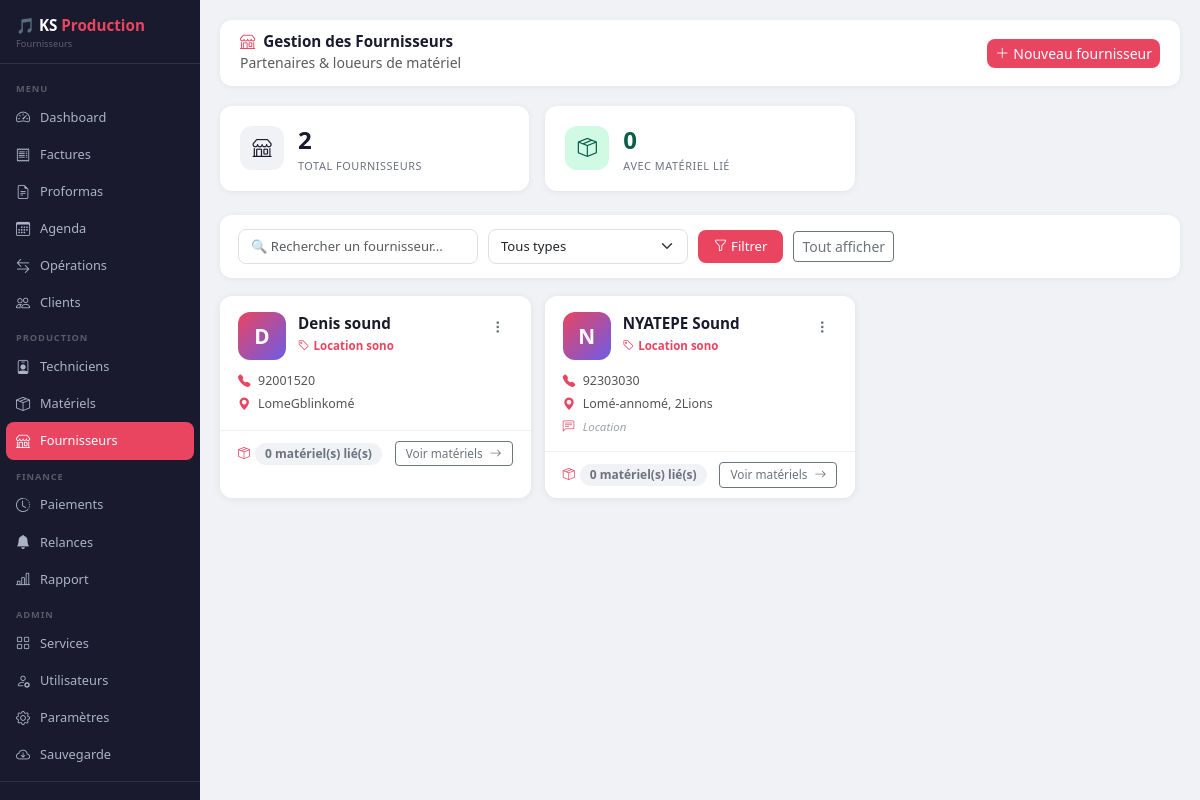
The app's page /fournisseurs (signed in), older data.
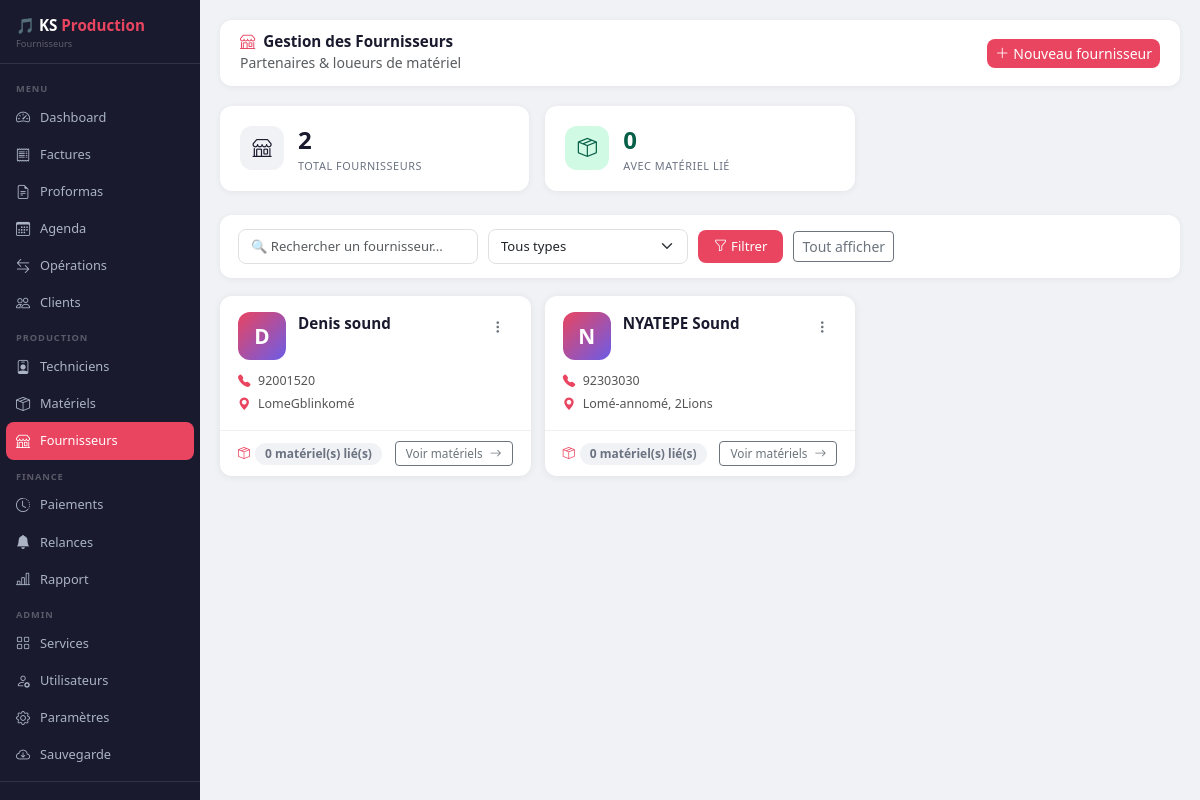
The same page, newer data.
### database.py (models this page shows)
class Fournisseur(db.Model):
    __tablename__ = 'fournisseur'
    id           = db.Column(db.Integer, primary_key=True)
    nom          = db.Column(db.String(200), nullable=False)
    telephone    = db.Column(db.String(50),  nullable=True)
    email        = db.Column(db.String(150), nullable=True)
    adresse      = db.Column(db.String(200), nullable=True)
    type_service = db.Column(db.String(100), nullable=True)
    notes        = db.Column(db.Text,        nullable=True)
    date_ajout   = db.Column(db.DateTime,    default=datetime.utcnow)

### app.py (the view)
@app.route('/fournisseurs')
def fournisseurs():
    if 'username' not in session: return redirect(url_for('login'))
    q     = request.args.get('q', '')
    type_ = request.args.get('type', '')
    query = Fournisseur.query
    if q:     query = query.filter(Fournisseur.nom.ilike(f'%{q}%'))
    if type_: query = query.filter_by(type_service=type_)
    items = query.order_by(Fournisseur.nom).all()
    stats = {
        'total': Fournisseur.query.count(),
        'avec_mat': db.session.query(Fournisseur).filter(
            Fournisseur.materiels.any()).count(),
    }
    for f in items:
        f._nb_mat = Materiel.query.filter_by(fournisseur_id=f.id).count()
    return render_template('fournisseurs.html',
        fournisseurs=items, stats=stats,
        types_service=TYPES_SERVICE, type_actif=type_, q=q,
        username=session['username'], role=session['role'])

### templates/fournisseurs.html (shortened to what this page needs)
<!DOCTYPE html>
<html lang="fr">
<head>
    <link href="https://cdn.jsdelivr.net/npm/bootstrap@5.3.0/dist/css/bootstrap.min.css" rel="stylesheet">
    <link href="https://cdn.jsdelivr.net/npm/bootstrap-icons@1.10.5/font/bootstrap-icons.css" rel="stylesheet">
</head>
<body>
<div class="sidebar" id="sidebar">
    <div class="brand">🎵 KS <span>Production</span><small>Fournisseurs</small></div>
    <nav>
        <div class="nav-section">Menu</div>
        <a href="/dashboard"   class="nav-link"><i class="bi bi-speedometer2"></i> Dashboard</a>
        <a href="/factures"    class="nav-link"><i class="bi bi-receipt"></i> Factures</a>
        <a href="/proformas"   class="nav-link"><i class="bi bi-file-earmark-text"></i> Proformas</a>
        <a href="/agenda"      class="nav-link"><i class="bi bi-calendar3"></i> Agenda</a>
        <a href="/operations"  class="nav-link"><i class="bi bi-arrow-left-right"></i> Opérations</a>
        <a href="/clients"     class="nav-link"><i class="bi bi-people"></i> Clients</a>
        <div class="nav-section">Production</div>
        <a href="/techniciens"  class="nav-link"><i class="bi bi-person-badge"></i> Techniciens</a>
        <a href="/materiels"    class="nav-link"><i class="bi bi-box-seam"></i> Matériels</a>
        <a href="/fournisseurs" class="nav-link active"><i class="bi bi-shop"></i> Fournisseurs</a>
        <div class="nav-section">Finance</div>
        <a href="/paiements"   class="nav-link"><i class="bi bi-clock-history"></i> Paiements</a>
        <a href="/relances"    class="nav-link"><i class="bi bi-bell-fill"></i> Relances</a>
        <a href="/rapport"     class="nav-link"><i class="bi bi-bar-chart-line"></i> Rapport</a>
        {% if role == 'Administrateur' %}
        <div class="nav-section">Admin</div>
        <a href="/services"    class="nav-link"><i class="bi bi-grid"></i> Services</a>
        <a href="/utilisateurs" class="nav-link"><i class="bi bi-person-gear"></i> Utilisateurs</a>
        <a href="/parametres"  class="nav-link"><i class="bi bi-gear"></i> Paramètres</a>
        <a href="/sauvegarde"  class="nav-link"><i class="bi bi-cloud-arrow-down"></i> Sauvegarde</a>
        {% endif %}
    </nav>
    <div class="sidebar-footer">
        <a href="/profil"  class="nav-link"> Mon Profil</a>
    </div>
</div>
<div class="main-content">
    <div class="topbar">
        <div>
            <h5><i class="bi bi-shop me-2" style="color:var(--ks-accent);"></i>Gestion des Fournisseurs</h5>
            <small class="text-muted">Partenaires & loueurs de matériel</small>
        </div>
        {% if role != 'Lecture seule' %}
        <button class="btn btn-sm btn-ks" data-bs-toggle="modal" data-bs-target="#modalFourn" onclick="ouvrirNouveau()">
            <i class="bi bi-plus-lg me-1"></i>Nouveau fournisseur
        </button>
        {% endif %}
    </div>
    <div class="row g-3 mb-4">
        <div class="col-6 col-md-4">
            <div class="stat-card">
                <div class="stat-ico" style="background:#f0f2f5;color:var(--ks-primary);"><i class="bi bi-shop"></i></div>
                <div><div class="stat-val">{{ stats.total }}</div><div class="stat-lbl">Total fournisseurs</div></div>
            </div>
        </div>
        <div class="col-6 col-md-4">
            <div class="stat-card">
                <div class="stat-ico" style="background:#d1fae5;color:#065f46;"><i class="bi bi-box-seam"></i></div>
                <div><div class="stat-val" style="color:#065f46;">{{ stats.avec_mat }}</div><div class="stat-lbl">Avec matériel lié</div></div>
            </div>
        </div>
    </div>
    <form method="GET" action="/fournisseurs">
    <div class="filter-bar">
        <input type="text" name="q" class="form-control" style="max-width:240px;" placeholder="🔍 Rechercher un fournisseur..." value="{{ q }}">
        <select name="type" class="form-select" style="max-width:200px;">
            <option value="">Tous types</option>
        </select>
        <button type="submit" class="btn-filtre"><i class="bi bi-funnel me-1"></i>Filtrer</button>
        <a href="/fournisseurs" class="btn btn-sm btn-outline-secondary">Tout afficher</a>
    </div>
    </form>
    {% if fournisseurs %}
    <div class="fourn-grid">
        {% for f in fournisseurs %}
        <div class="fourn-card">
            <div class="fc-header">
                <div style="display:flex; gap:12px; align-items:flex-start;">
                    <div class="fc-avatar">{{ f.nom[0]|upper }}</div>
                    <div>
                        <div class="fc-nom">{{ f.nom }}</div>
                        {% if f.type_service %}<div class="fc-type"><i class="bi bi-tag me-1"></i>{{ f.type_service }}</div>{% endif %}
                    </div>
                </div>
                {% if role != 'Lecture seule' %}
                <div class="dropdown">
                    <button class="btn btn-sm btn-outline-secondary border-0" data-bs-toggle="dropdown"><i class="bi bi-three-dots-vertical"></i></button>
                </div>
                {% endif %}
            </div>
            <div class="fc-body">
                {% if f.telephone %}<div class="fc-info"><i class="bi bi-telephone-fill"></i> {{ f.telephone }}</div>{% endif %}
                {% if f.adresse %}<div class="fc-info"><i class="bi bi-geo-alt-fill"></i> {{ f.adresse }}</div>{% endif %}
                {% if f.notes %}<div class="fc-info" style="font-style:italic;color:#9ca3af;font-size:.72rem;"><i class="bi bi-chat-left-text"></i> {{ f.notes[:80] }}{% if f.notes|length > 80 %}…{% endif %}</div>{% endif %}
            </div>
            <div class="fc-footer">
                <div class="mat-count">
                    <i class="bi bi-box-seam" style="color:var(--ks-accent);"></i>
                    <span>{{ f._nb_mat }} matériel(s) lié(s)</span>
                </div>
                <a href="/materiels?fourn={{ f.id }}" class="btn btn-sm btn-outline-secondary" style="font-size:.74rem; padding:3px 10px;">
                    Voir matériels <i class="bi bi-arrow-right ms-1"></i>
                </a>
            </div>
        </div>
        {% endfor %}
    </div>
    {% endif %}
</div>
</body>
</html>

### templates/fournisseurs.html (style rules this page uses)
:root { --ks-primary:#1a1a2e; --ks-accent:#e94560; --ks-green:#00b894; --ks-orange:#f59e0b; --ks-blue:#0984e3; }
body { background:#f0f2f5; font-family:'Segoe UI',sans-serif; }
.sidebar { width:200px; min-height:100vh; background:var(--ks-primary); position:fixed; left:0; top:0; z-index:100; display:flex; flex-direction:column; }
.brand { color:#fff; font-size:.95rem; font-weight:700; padding:14px 16px 12px; border-bottom:1px solid rgba(255,255,255,.1); }
.brand span { color:var(--ks-accent); }
.brand small { display:block; font-size:.58rem; color:rgba(255,255,255,.3); font-weight:400; }
.sidebar nav { flex:1; padding:8px 0; }
.nav-section { font-size:.58rem; text-transform:uppercase; letter-spacing:.1em; color:rgba(255,255,255,.28); padding:10px 16px 3px; font-weight:600; }
.nav-link { color:#aab4c4; padding:8px 16px; display:flex; align-items:center; gap:8px; font-size:.8rem; transition:all .2s; }
.nav-link:hover,.nav-link.active { color:#fff; background:var(--ks-accent); border-radius:8px; margin:0 6px; padding:8px 10px; }
.nav-link i { font-size:.88rem; width:16px; }
.sidebar-footer { padding:8px 6px 14px; border-top:1px solid rgba(255,255,255,.1); }
.main-content { margin-left:200px; padding:20px; }
.topbar { background:#fff; border-radius:12px; padding:12px 20px; display:flex; justify-content:space-between; align-items:center; margin-bottom:20px; box-shadow:0 1px 6px rgba(0,0,0,.06); }
.topbar h5 { margin:0; font-weight:700; color:var(--ks-primary); font-size:.95rem; }
.stat-card { background:#fff; border-radius:12px; padding:16px 20px; box-shadow:0 1px 6px rgba(0,0,0,.06); display:flex; align-items:center; gap:14px; }
.stat-ico { width:44px; height:44px; border-radius:12px; display:flex; align-items:center; justify-content:center; font-size:1.2rem; flex-shrink:0; }
.stat-val { font-size:1.5rem; font-weight:800; color:var(--ks-primary); }
.stat-lbl { font-size:.68rem; color:#6b7280; text-transform:uppercase; letter-spacing:.05em; }
.filter-bar { background:#fff; border-radius:12px; padding:14px 18px; margin-bottom:18px; box-shadow:0 1px 6px rgba(0,0,0,.06); display:flex; gap:10px; flex-wrap:wrap; align-items:center; }
.filter-bar .form-select, .filter-bar .form-control { font-size:.82rem; border-radius:8px; border:1.5px solid #e0e0e0; padding:7px 12px; }
.btn-filtre { background:var(--ks-accent); color:#fff; border:none; border-radius:8px; padding:7px 16px; font-size:.82rem; cursor:pointer; }
.fourn-grid { display:grid; grid-template-columns:repeat(auto-fill, minmax(300px,1fr)); gap:14px; }
.fourn-card { background:#fff; border-radius:12px; box-shadow:0 1px 8px rgba(0,0,0,.07); overflow:hidden; transition:transform .15s, box-shadow .15s; }
.fc-header { padding:16px 18px 12px; display:flex; justify-content:space-between; align-items:flex-start; }
.fc-avatar { width:48px; height:48px; border-radius:12px; background:linear-gradient(135deg,var(--ks-accent),#6c5ce7); display:flex; align-items:center; justify-content:center; color:#fff; font-size:1.3rem; font-weight:800; flex-shrink:0; }
.fc-nom { font-size:.95rem; font-weight:700; color:var(--ks-primary); }
.fc-body { padding:0 18px 12px; }
.fc-info { display:flex; align-items:center; gap:6px; font-size:.78rem; color:#555; margin-bottom:4px; }
.fc-info i { color:var(--ks-accent); width:14px; }
.fc-footer { padding:10px 18px; border-top:1px solid #f0f0f0; display:flex; justify-content:space-between; align-items:center; }
.mat-count { font-size:.75rem; font-weight:700; color:#6b7280; display:flex; align-items:center; gap:5px; }
.mat-count span { background:#f0f2f5; border-radius:20px; padding:2px 10px; }
.form-control,.form-select { border-radius:8px; border:1.5px solid #e0e0e0; font-size:.86rem; }
.btn-ks { background:var(--ks-accent); border:none; color:#fff; border-radius:8px; }

Row changes from the older to the newer data that the page shows:
changed Fournisseur "Denis sound": type_service "Location sono" → (not shown)
changed Fournisseur "NYATEPE Sound": type_service "Location sono" → (not shown); notes "Location" → (not shown)
